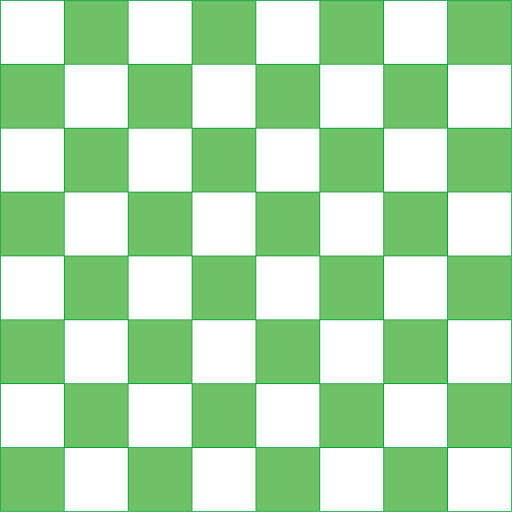
#> input picture 4_Object_Detection/chess1.jpg, 512 x 512 px
$ jupyter execute 2_Corner_Detection.ipynb
#> lines starting #> are read from the running program, lines starting #| are printed output that depends on the picture
[cell 1]
import numpy as np
import matplotlib.pyplot as plt
import cv2

[cell 2]
img = cv2.imread('chess1.jpg')
#> img is the input picture: shape (512, 512, 3); mean B, G, R 175.3, 222.1, 177.3
blank_chess = cv2.cvtColor( img , cv2.COLOR_BGR2RGB )
blank_chess_gray = cv2.cvtColor( img , cv2.COLOR_BGR2GRAY )
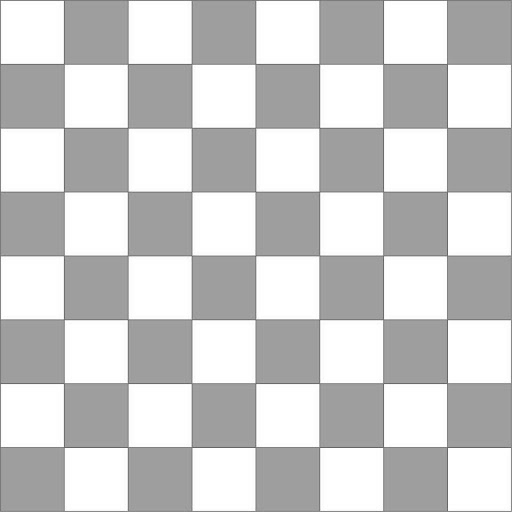
#> blank_chess_gray: shape (512, 512); min 97, max 255, mean 203.4

img = cv2.imread('chess2.jpg')
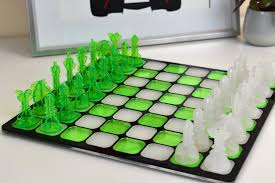
#> input picture 4_Object_Detection/chess2.jpg, 275 x 183 px
#> img is the input picture: shape (183, 275, 3); mean B, G, R 136.5, 168.5, 147.5
chess = cv2.cvtColor( img , cv2.COLOR_BGR2RGB )
chess_gray = cv2.cvtColor( img , cv2.COLOR_BGR2GRAY )
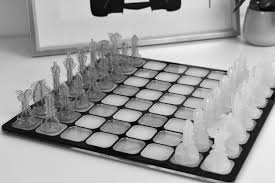
#> chess_gray: shape (183, 275); min 0, max 247, mean 158.6

[cell 3]
plt.figure(figsize = (15 , 8 ))

plt.subplot(2,2,1)
plt.title('Orginal Image')
plt.imshow( blank_chess  )

plt.subplot(2,2,2)
plt.title('GRAY Scale Image' )
plt.imshow( blank_chess_gray  , cmap = 'gray')

plt.subplot(2,2,3)
plt.title('Orginal Image')
plt.imshow( chess  )

plt.subplot(2,2,4 )
plt.title('GRAY Scale Image' )
plt.imshow( chess_gray  , cmap = 'gray')

plt.show()
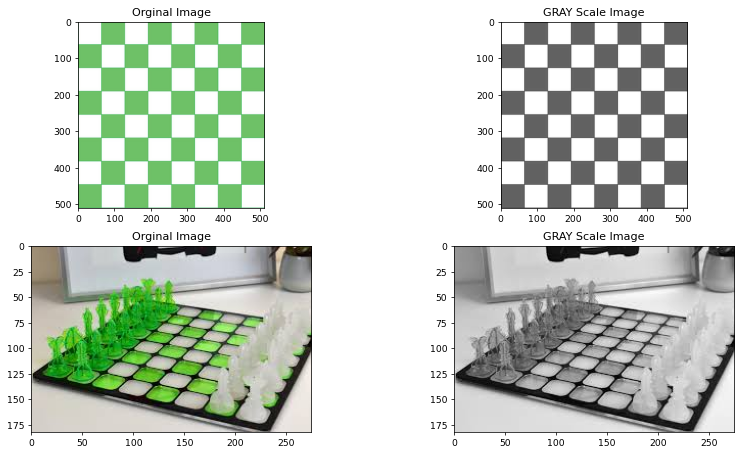
#> figure drawn by matplotlib, 4 panels

# Corner detection using Harish corner

[cell 4]
dst = cv2.cornerHarris( src = blank_chess_gray , blockSize = 2 , ksize = 3 , k = 0.04 )
dst = cv2.dilate( dst , None )
blank_chess[dst > 0.01*dst.max() ] = [255,0,0 ]
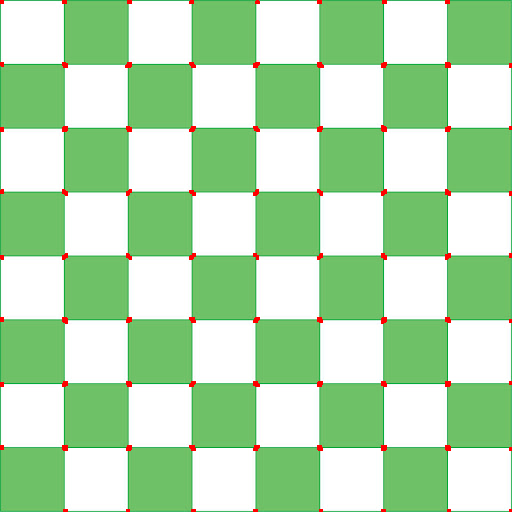
#> blank_chess: shape (512, 512, 3); mean R, G, B 178.2, 220.4, 174.1

plt.figure(figsize = (15 , 8 ))
plt.imshow( blank_chess )

[cell 5]
dst = cv2.cornerHarris( src = chess_gray , blockSize = 2 , ksize = 3 , k = 0.04 )
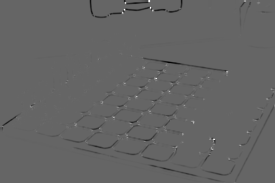
#> dst: shape (183, 275) float32; min -0.0122, max 0.0184, mean -0.000108; drawn with min black and max white
dst = cv2.dilate( dst , None )
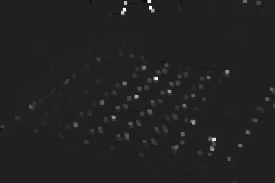
#> dst: shape (183, 275) float32; min -0.00272, max 0.0184, mean 0.000144; drawn with min black and max white
chess[dst > 0.01*dst.max() ] = [255,0,0 ]
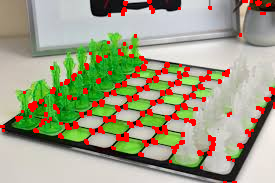
#> chess: shape (183, 275, 3); mean R, G, B 160.5, 159.1, 131

plt.figure(figsize = (15 , 8 ))
plt.imshow( chess )

# Corner detection using shi tomasi corner detection( good feature to track )

[cell 6]
img = cv2.imread('chess1.jpg')
blank_chess = cv2.cvtColor( img , cv2.COLOR_BGR2RGB )
blank_chess_gray = cv2.cvtColor( img , cv2.COLOR_BGR2GRAY )

img = cv2.imread('chess2.jpg')
chess = cv2.cvtColor( img , cv2.COLOR_BGR2RGB )
chess_gray = cv2.cvtColor( img , cv2.COLOR_BGR2GRAY )

[cell 7]
corners = cv2.goodFeaturesToTrack( blank_chess_gray , maxCorners = 100 , qualityLevel = 0.01 , minDistance = 10 )
#> corners = 81 rows, first 8: [449, 449], [385, 385], [62, 385], [385, 62], [449, 126], [321, 449], [126, 449], [449, 321]

corners = np.int0( corners )

for i in corners :
    x , y = i.flatten()
    cv2.circle( blank_chess , (x,y) , 5 , (255,0,0) , -1 )
#> this loop made 81 passes
#> (x, y) on passes 1 to 12: (449, 449), (385, 385), (62, 385), (385, 62), (449, 126), (321, 449), (126, 449), (449, 321), (62, 62), (445, 385), (385, 445), (445, 62)
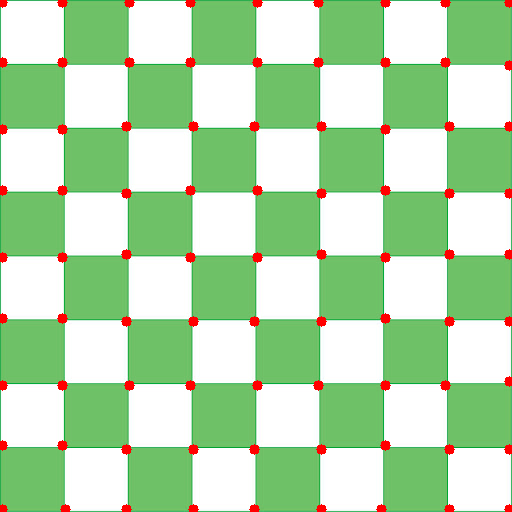
#> blank_chess: shape (512, 512, 3); mean R, G, B 179.4, 217.1, 171.4

plt.figure(figsize = (15 , 8 ))
plt.imshow( blank_chess )

[cell 8]
corners = cv2.goodFeaturesToTrack( chess_gray , maxCorners = 40 , qualityLevel = 0.01 , minDistance = 10 )
#> corners = 40 rows, first 8: [124, 9], [152, 9], [211, 148], [213, 138], [155, 77], [226, 71], [266, 98], [174, 147]

corners = np.int0( corners )

for i in corners :
    x , y = i.flatten()
    cv2.circle( chess , (x,y) , 3 , (255,0,0) , -1 )
#> this loop made 40 passes
#> (x, y) on passes 1 to 12: (124, 9), (152, 9), (211, 148), (213, 138), (155, 77), (226, 71), (266, 98), (174, 147), (192, 121), (182, 133), (246, 131), (102, 101)
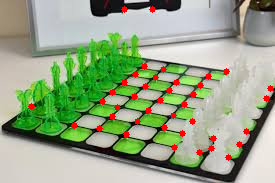
#> chess: shape (183, 275, 3); mean R, G, B 151.1, 165.6, 134.5

plt.figure(figsize = (15 , 8 ))
plt.imshow( chess )
